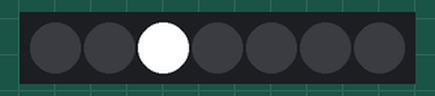
This sketch was run on a simulated Arduino Uno, built with avr-gcc and run on an emulated ATmega328P. Parts: 7 RGB LEDs in strip order, left to right. Dim RGB values are drawn brighter than linear; random numbers use the default seed unless the sketch sets one.

Above: at 0.15 s.
At 5.05 s:
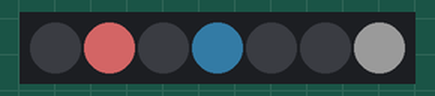
At 9.94 s:
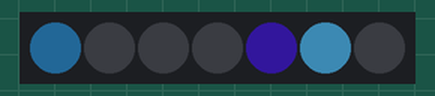
At 20.05 s:
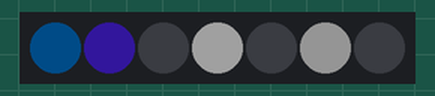
At 30.02 s:
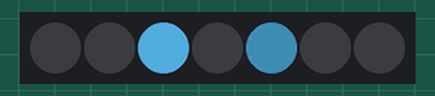
At 39.78 s:
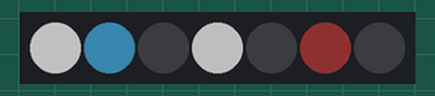
Timing chart, 0 to 40.0 s (numbered marks = the images above):
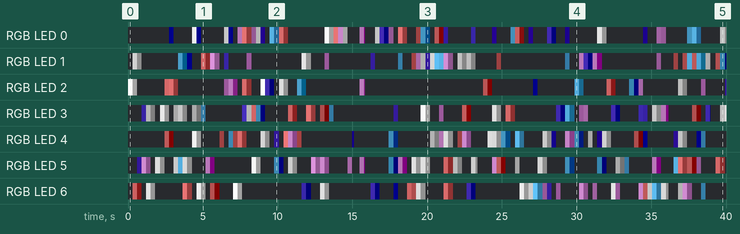

The sketch:

sparkle2.ino
```cpp
/** Because sparkles.
 *  This is adapted from the "sparkles" program.
 *  It produces a constant rate of sparkles instead of ramping up
 *  sparkle intensity.
 */
#include <Adafruit_NeoPixel.h>

#define PIN		6
#define NUM_PIXELS	7

Adafruit_NeoPixel pixels = Adafruit_NeoPixel(
	NUM_PIXELS,			// how many pixels on strip?
	PIN,				// output pin?
	NEO_GRB + NEO_KHZ400		// type of pixels?
);


int chance = 80;

void setup() {
	pixels.begin();
}

#define NUM_COLORS 6
const uint8_t palette[][3] = {
	{ 255, 255, 255 },
	{ 255, 255, 255 },
	{ 100, 200, 255 },
	{ 200, 100, 100 },
	{ 150, 100, 150 },
	{ 30, 20, 80 },
};

void loop() {
	// fade all the pixels
	for(int i = 0 ; i < NUM_PIXELS ; i++)
	{
		uint32_t c = pixels.getPixelColor(i);
		int r = (c >> 16) & 0xFF;
		int g = (c >>  8) & 0xFF;
		int b = (c >>  0) & 0xFF;

		// blending is constant
		int blending = 15;

		r = (r * blending) / (blending+1);
		g = (g * blending) / (blending+1);
		b = (b * blending) / (blending+1);
		pixels.setPixelColor(i, r, g, b);
	}

	// Make flashes that increase in frequency
	if (random(150) <= 10)
	{
		// we don't use chance in this version
		// chance = (chance + 1) % 128;

		int c = random(NUM_COLORS);

		pixels.setPixelColor(
			random(0, NUM_PIXELS),
			palette[c][0],
			palette[c][1],
			palette[c][2]
		);
	 }

	pixels.show();
	delay(10);

}
```

Measured:
- by itself, RGB LED 3: off → RGB(13, 8, 39) at 0.92 s, → RGB(65, 65, 65) 0.31 s later, → RGB(5, 5, 5) 0.31 s later, → off 0.31 s later, … (74 changes in this stretch)
- by itself, RGB LED 0: off → RGB(0, 0, 13) at 2.8 s, → off 0.31 s later, → RGB(196, 196, 196) 1.2 s later, → RGB(0, 0, 12) 0.31 s later, … (74 changes in this stretch)
